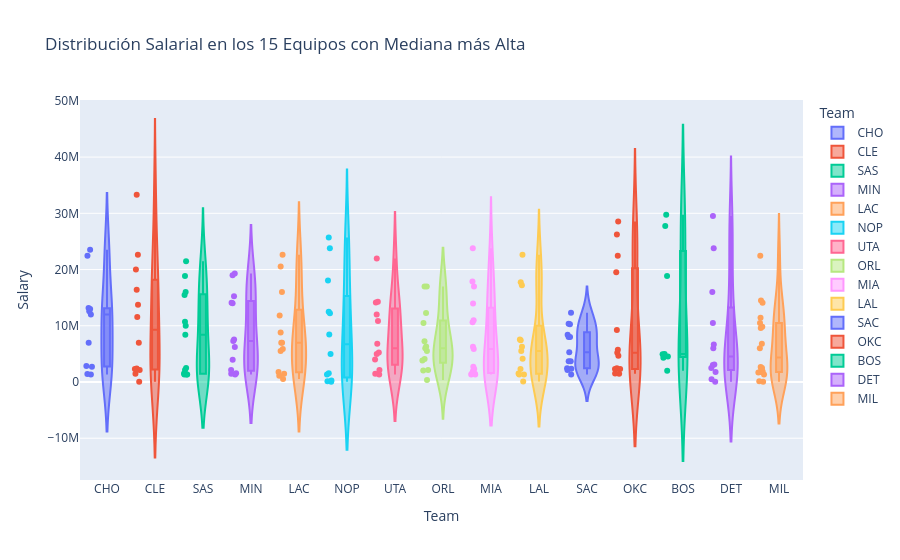

Notebook source saved alongside this figure:
### Code cell
top_teams = df_clean.groupby('Team')['Salary'].median().sort_values(ascending=False).head(15).index
df_top_teams = df_clean[df_clean['Team'].isin(top_teams)]

fig_team = px.violin(df_top_teams, x='Team', y='Salary', color='Team',
                     box=True, # Dibuja el boxplot dentro del violín
                     points="all",
                     hover_data=['Player'],
                     category_orders={'Team': list(top_teams)}, # Ordenar por mediana
                     title='Distribución Salarial en los 15 Equipos con Mediana más Alta')
fig_team.show()

### Figure 1 — Plotly figure (JSON) as saved in the notebook; plotly's stock layout.template omitted (floating-point values rounded to 4 significant figures)
{"data": [{"alignmentgroup": "True", "box": {"visible": true}, "customdata": [["Michael Kidd-Gilchrist"], ["Kemba Walker"], ["Nicolas Batum"], ["Marvin Williams"], ["Frank Kaminsky"], ["Dwight Howard"], ["Willy Hernangomez"], ["Cody Zeller"], ["Jeremy Lamb"], ["Michael Carter-Williams"], ["Treveon Graham"]], "hovertemplate": "Team=%{x}<br>Salary=%{y}<br>Player=%{customdata[0]}<extra></extra>", "legendgroup": "CHO", "marker": {"color": "#636efa"}, "name": "CHO", "offsetgroup": "CHO", "orientation": "v", "points": "all", "scalegroup": "True", "showlegend": true, "type": "violin", "x": ["CHO", "CHO", "CHO", "CHO", "CHO", "CHO", "CHO", "CHO", "CHO", "CHO", "CHO"], "x0": " ", "xaxis": "x", "y": [13000000.0, 12000000.0, 22430000.0, 13170000.0, 2848000.0, 23500000.0, 1436000.0, 12580000.0, 7000000.0, 2700000.0, 1313000.0], "y0": " ", "yaxis": "y"}, {"alignmentgroup": "True", "box": {"visible": true}, "customdata": [["Jordan Clarkson"], ["Tristan Thompson"], ["LeBron James"], ["Jeff Green"], ["Kyle Korver"], ["Larry Nance"], ["Kevin Love"], ["Rodney Hood"], ["George Hill"], ["Jose Calderon"], ["J.R. Smith"], ["Marcus Thornton"]], "hovertemplate": "Team=%{x}<br>Salary=%{y}<br>Player=%{customdata[0]}<extra></extra>", "legendgroup": "CLE", "marker": {"color": "#EF553B"}, "name": "CLE", "offsetgroup": "CLE", "orientation": "v", "points": "all", "scalegroup": "True", "showlegend": true, "type": "violin", "x": ["CLE", "CLE", "CLE", "CLE", "CLE", "CLE", "CLE", "CLE", "CLE", "CLE", "CLE", "CLE"], "x0": " ", "xaxis": "x", "y": [11560000.0, 16400000.0, 33290000.0, 2117000.0, 7000000.0, 1471000.0, 22640000.0, 2387000.0, 20000000.0, 2329000.0, 13760000.0, 46080.0], "y0": " ", "yaxis": "y"}, {"alignmentgroup": "True", "box": {"visible": true}, "customdata": [["Patty Mills"], ["Kawhi Leonard"], ["LaMarcus Aldridge"], ["Kyle Anderson"], ["Joffrey Lauvergne"], ["Manu Ginobili"], ["Danny Green"], ["Davis Bertans"], ["Pau Gasol"], ["Tony Parker"], ["Dejounte Murray"], ["Bryn Forbes"], ["Rudy Gay"]], "hovertemplate": "Team=%{x}<br>Salary=%{y}<br>Player=%{customdata[0]}<extra></extra>", "legendgroup": "SAS", "marker": {"color": "#00cc96"}, "name": "SAS", "offsetgroup": "SAS", "orientation": "v", "points": "all", "scalegroup": "True", "showlegend": true, "type": "violin", "x": ["SAS", "SAS", "SAS", "SAS", "SAS", "SAS", "SAS", "SAS", "SAS", "SAS", "SAS", "SAS", "SAS"], "x0": " ", "xaxis": "x", "y": [10710000.0, 18870000.0, 21460000.0, 2152000.0, 1524000.0, 2500000.0, 10000000.0, 1313000.0, 16000000.0, 15450000.0, 1313000.0, 1313000.0, 8406000.0], "y0": " ", "yaxis": "y"}, {"alignmentgroup": "True", "box": {"visible": true}, "customdata": [["Gorgui Dieng"], ["Andrew Wiggins"], ["Jamal Crawford"], ["Karl-Anthony Towns"], ["Jeff Teague"], ["Taj Gibson"], ["Shabazz Muhammad"], ["Jimmy Butler"], ["Aaron Brooks"], ["Nemanja Bjelica"], ["Cole Aldrich"], ["Tyus Jones"], ["Marcus Georges-Hunt"]], "hovertemplate": "Team=%{x}<br>Salary=%{y}<br>Player=%{customdata[0]}<extra></extra>", "legendgroup": "MIN", "marker": {"color": "#ab63fa"}, "name": "MIN", "offsetgroup": "MIN", "orientation": "v", "points": "all", "scalegroup": "True", "showlegend": true, "type": "violin", "x": ["MIN", "MIN", "MIN", "MIN", "MIN", "MIN", "MIN", "MIN", "MIN", "MIN", "MIN", "MIN", "MIN"], "x0": " ", "xaxis": "x", "y": [14110000.0, 7574000.0, 15270000.0, 6217000.0, 19000000.0, 14000000.0, 1577000.0, 19300000.0, 2117000.0, 3950000.0, 7300000.0, 1471000.0, 1313000.0], "y0": " ", "yaxis": "y"}, {"alignmentgroup": "True", "box": {"visible": true}, "customdata": [["Tobias Harris"], ["DeAndre Jordan"], ["Lou Williams"], ["Sam Dekker"], ["Austin Rivers"], ["Wesley Johnson"], ["Patrick Beverley"], ["Danilo Gallinari"], ["Montrezl Harrell"], ["Avery Bradley"], ["Boban Marjanovic"], ["Paul Pierce"], ["Jordan Farmar"]], "hovertemplate": "Team=%{x}<br>Salary=%{y}<br>Player=%{customdata[0]}<extra></extra>", "legendgroup": "LAC", "marker": {"color": "#FFA15A"}, "name": "LAC", "offsetgroup": "LAC", "orientation": "v", "points": "all", "scalegroup": "True", "showlegend": true, "type": "violin", "x": ["LAC", "LAC", "LAC", "LAC", "LAC", "LAC", "LAC", "LAC", "LAC", "LAC", "LAC", "LAC", "LAC"], "x0": " ", "xaxis": "x", "y": [16000000.0, 22640000.0, 7000000.0, 1795000.0, 11820000.0, 5881000.0, 5514000.0, 20560000.0, 1471000.0, 8809000.0, 7000000.0, 1096000.0, 510900.0], "y0": " ", "yaxis": "y"}, {"alignmentgroup": "True", "box": {"visible": true}, "customdata": [["Solomon Hill"], ["Ian Clark"], ["Anthony Davis"], ["E'Twaun Moore"], ["DeMarcus Cousins"], ["Nikola Mirotic"], ["Jrue Holiday"], ["Alexis Ajinca"], ["Jordan Crawford"], ["Cheick Diallo"], ["Quinn Cook"], ["Axel Toupane"]], "hovertemplate": "Team=%{x}<br>Salary=%{y}<br>Player=%{customdata[0]}<extra></extra>", "legendgroup": "NOP", "marker": {"color": "#19d3f3"}, "name": "NOP", "offsetgroup": "NOP", "orientation": "v", "points": "all", "scalegroup": "True", "showlegend": true, "type": "violin", "x": ["NOP", "NOP", "NOP", "NOP", "NOP", "NOP", "NOP", "NOP", "NOP", "NOP", "NOP", "NOP"], "x0": " ", "xaxis": "x", "y": [12240000.0, 1577000.0, 23780000.0, 8445000.0, 18060000.0, 12500000.0, 25690000.0, 4962000.0, 250000.0, 1313000.0, 125000.0, 25000.0], "y0": " ", "yaxis": "y"}, {"alignmentgroup": "True", "box": {"visible": true}, "customdata": [["Joe Ingles"], ["Rudy Gobert"], ["Jonas Jerebko"], ["Ricky Rubio"], ["Jae Crowder"], ["Dante Exum"], ["Derrick Rose"], ["Thabo Sefolosha"], ["Derrick Favors"], ["Alec Burks"], ["Raul Neto"], ["Joel Bolomboy"]], "hovertemplate": "Team=%{x}<br>Salary=%{y}<br>Player=%{customdata[0]}<extra></extra>", "legendgroup": "UTA", "marker": {"color": "#FF6692"}, "name": "UTA", "offsetgroup": "UTA", "orientation": "v", "points": "all", "scalegroup": "True", "showlegend": true, "type": "violin", "x": ["UTA", "UTA", "UTA", "UTA", "UTA", "UTA", "UTA", "UTA", "UTA", "UTA", "UTA", "UTA"], "x0": " ", "xaxis": "x", "y": [14140000.0, 21970000.0, 4000000.0, 14280000.0, 6796000.0, 4992000.0, 2117000.0, 5250000.0, 12000000.0, 10850000.0, 1471000.0, 1335000.0], "y0": " ", "yaxis": "y"}, {"alignmentgroup": "True", "box": {"visible": true}, "customdata": [["Marreese Speights"], ["Bismack Biyombo"], ["Aaron Gordon"], ["Jonathon Simmons"], ["Terrence Ross"], ["D.J. Augustin"], ["Nikola Vucevic"], ["Evan Fournier"], ["Mario Hezonja"], ["C.J. Watson"], ["Arron Afflalo"], ["Shelvin Mack"], ["Rashad Vaughn"]], "hovertemplate": "Team=%{x}<br>Salary=%{y}<br>Player=%{customdata[0]}<extra></extra>", "legendgroup": "ORL", "marker": {"color": "#B6E880"}, "name": "ORL", "offsetgroup": "ORL", "orientation": "v", "points": "all", "scalegroup": "True", "showlegend": true, "type": "violin", "x": ["ORL", "ORL", "ORL", "ORL", "ORL", "ORL", "ORL", "ORL", "ORL", "ORL", "ORL", "ORL", "ORL"], "x0": " ", "xaxis": "x", "y": [2117000.0, 17000000.0, 5504000.0, 6300000.0, 10500000.0, 7250000.0, 12250000.0, 17000000.0, 4078000.0, 333300.0, 3829000.0, 6000000.0, 2055000.0], "y0": " ", "yaxis": "y"}, {"alignmentgroup": "True", "box": {"visible": true}, "customdata": [["Rodney McGruder"], ["Hassan Whiteside"], ["James Johnson"], ["Kelly Olynyk"], ["Goran Dragic"], ["Tyler Johnson"], ["Luke Babbitt"], ["Wayne Ellington"], ["Dwyane Wade"], ["Josh Richardson"], ["Dion Waiters"], ["Jordan Mickey"], ["A.J. Hammons"], ["Justise Winslow"], ["Udonis Haslem"]], "hovertemplate": "Team=%{x}<br>Salary=%{y}<br>Player=%{customdata[0]}<extra></extra>", "legendgroup": "MIA", "marker": {"color": "#FF97FF"}, "name": "MIA", "offsetgroup": "MIA", "orientation": "v", "points": "all", "scalegroup": "True", "showlegend": true, "type": "violin", "x": ["MIA", "MIA", "MIA", "MIA", "MIA", "MIA", "MIA", "MIA", "MIA", "MIA", "MIA", "MIA", "MIA", "MIA", "MIA"], "x0": " ", "xaxis": "x", "y": [1313000.0, 23780000.0, 13950000.0, 10610000.0, 17000000.0, 5881000.0, 1974000.0, 6270000.0, 17880000.0, 1471000.0, 11000000.0, 1471000.0, 1313000.0, 2705000.0, 2329000.0], "y0": " ", "yaxis": "y"}, {"alignmentgroup": "True", "box": {"visible": true}, "customdata": [["Corey Brewer"], ["Brandon Ingram"], ["Kentavious Caldwell-Pope"], ["Isaiah Thomas"], ["Brook Lopez"], ["Channing Frye"], ["Julius Randle"], ["Luol Deng"], ["Tyler Ennis"], ["Derrick Williams"], ["Ivica Zubac"], ["Andrew Bogut"], ["Stephen Zimmerman"]], "hovertemplate": "Team=%{x}<br>Salary=%{y}<br>Player=%{customdata[0]}<extra></extra>", "legendgroup": "LAL", "marker": {"color": "#FECB52"}, "name": "LAL", "offsetgroup": "LAL", "orientation": "v", "points": "all", "scalegroup": "True", "showlegend": true, "type": "violin", "x": ["LAL", "LAL", "LAL", "LAL", "LAL", "LAL", "LAL", "LAL", "LAL", "LAL", "LAL", "LAL", "LAL"], "x0": " ", "xaxis": "x", "y": [7579000.0, 5519000.0, 17750000.0, 6261000.0, 22640000.0, 7421000.0, 4149000.0, 17190000.0, 1524000.0, 104100.0, 1313000.0, 2329000.0, 1313000.0], "y0": " ", "yaxis": "y"}, {"alignmentgroup": "True", "box": {"visible": true}, "customdata": [["Buddy Hield"], ["Joe Johnson"], ["Iman Shumpert"], ["Willie Cauley-Stein"], ["Matt Barnes"], ["Zach Randolph"], ["Vince Carter"], ["Kosta Koufos"], ["Anthony Tolliver"], ["Garrett Temple"], ["Skal Labissiere"], ["Georgios Papagiannis"], ["Bruno Caboclo"]], "hovertemplate": "Team=%{x}<br>Salary=%{y}<br>Player=%{customdata[0]}<extra></extra>", "legendgroup": "SAC", "marker": {"color": "#636efa"}, "name": "SAC", "offsetgroup": "SAC", "orientation": "v", "points": "all", "scalegroup": "True", "showlegend": true, "type": "violin", "x": ["SAC", "SAC", "SAC", "SAC", "SAC", "SAC", "SAC", "SAC", "SAC", "SAC", "SAC", "SAC", "SAC"], "x0": " ", "xaxis": "x", "y": [3675000.0, 10250000.0, 10340000.0, 3704000.0, 2134000.0, 12310000.0, 8000000.0, 8393000.0, 5290000.0, 8000000.0, 1313000.0, 2376000.0, 2451000.0], "y0": " ", "yaxis": "y"}, {"alignmentgroup": "True", "box": {"visible": true}, "customdata": [["Russell Westbrook"], ["Steven Adams"], ["Jerami Grant"], ["Raymond Felton"], ["Andre Roberson"], ["Paul George"], ["Carmelo Anthony"], ["Alex Abrines"], ["Patrick Patterson"], ["Kyle Singler"], ["Nick Collison"], ["Ronnie Price"], ["Josh Huestis"]], "hovertemplate": "Team=%{x}<br>Salary=%{y}<br>Player=%{customdata[0]}<extra></extra>", "legendgroup": "OKC", "marker": {"color": "#EF553B"}, "name": "OKC", "offsetgroup": "OKC", "orientation": "v", "points": "all", "scalegroup": "True", "showlegend": true, "type": "violin", "x": ["OKC", "OKC", "OKC", "OKC", "OKC", "OKC", "OKC", "OKC", "OKC", "OKC", "OKC", "OKC", "OKC"], "x0": " ", "xaxis": "x", "y": [28530000.0, 22470000.0, 1524000.0, 2329000.0, 9259000.0, 19510000.0, 26240000.0, 5725000.0, 5192000.0, 4666000.0, 2329000.0, 2442000.0, 1471000.0], "y0": " ", "yaxis": "y"}, {"alignmentgroup": "True", "box": {"visible": true}, "customdata": [["Marcus Smart"], ["Marcus Morris"], ["Jaylen Brown"], ["Aron Baynes"], ["Terry Rozier"], ["Gordon Hayward"], ["Kyrie Irving"], ["Al Horford"]], "hovertemplate": "Team=%{x}<br>Salary=%{y}<br>Player=%{customdata[0]}<extra></extra>", "legendgroup": "BOS", "marker": {"color": "#00cc96"}, "name": "BOS", "offsetgroup": "BOS", "orientation": "v", "points": "all", "scalegroup": "True", "showlegend": true, "type": "violin", "x": ["BOS", "BOS", "BOS", "BOS", "BOS", "BOS", "BOS", "BOS"], "x0": " ", "xaxis": "x", "y": [4538000.0, 5000000.0, 4956000.0, 4328000.0, 1989000.0, 29730000.0, 18870000.0, 27730000.0], "y0": " ", "yaxis": "y"}, {"alignmentgroup": "True", "box": {"visible": true}, "customdata": [["Andre Drummond"], ["Ish Smith"], ["Stanley Johnson"], ["Jon Leuer"], ["Langston Galloway"], ["James Ennis"], ["Blake Griffin"], ["Reggie Jackson"], ["Beno Udrih"], ["Reggie Bullock"], ["Henry Ellenson"], ["Michael Gbinije"]], "hovertemplate": "Team=%{x}<br>Salary=%{y}<br>Player=%{customdata[0]}<extra></extra>", "legendgroup": "DET", "marker": {"color": "#ab63fa"}, "name": "DET", "offsetgroup": "DET", "orientation": "v", "points": "all", "scalegroup": "True", "showlegend": true, "type": "violin", "x": ["DET", "DET", "DET", "DET", "DET", "DET", "DET", "DET", "DET", "DET", "DET", "DET"], "x0": " ", "xaxis": "x", "y": [23780000.0, 6000000.0, 3098000.0, 10500000.0, 6667000.0, 3028000.0, 29510000.0, 16000000.0, 25000.0, 2500000.0, 1781000.0, 500000.0], "y0": " ", "yaxis": "y"}, {"alignmentgroup": "True", "box": {"visible": true}, "customdata": [["Brandon Jennings"], ["Tony Snell"], ["Giannis Antetokounmpo"], ["Matthew Dellavedova"], ["Malcolm Brogdon"], ["Jason Terry"], ["Sean Kilpatrick"], ["Mirza Teletovic"], ["Eric Bledsoe"], ["DeAndre Liggins"], ["John Henson"], ["Thon Maker"], ["Spencer Hawes"], ["Tyler Zeller"], ["Jabari Parker"], ["Khris Middleton"], ["Gary Payton"], ["Larry Sanders"]], "hovertemplate": "Team=%{x}<br>Salary=%{y}<br>Player=%{customdata[0]}<extra></extra>", "legendgroup": "MIL", "marker": {"color": "#FFA15A"}, "name": "MIL", "offsetgroup": "MIL", "orientation": "v", "points": "all", "scalegroup": "True", "showlegend": true, "type": "violin", "x": ["MIL", "MIL", "MIL", "MIL", "MIL", "MIL", "MIL", "MIL", "MIL", "MIL", "MIL", "MIL", "MIL", "MIL", "MIL", "MIL", "MIL", "MIL"], "x0": " ", "xaxis": "x", "y": [119000.0, 9821000.0, 22470000.0, 9608000.0, 1313000.0, 2329000.0, 2486000.0, 10500000.0, 14500000.0, 1776000.0, 11420000.0, 2684000.0, 6021000.0, 1710000.0, 6782000.0, 14100000.0, 50000.0, 1866000.0], "y0": " ", "yaxis": "y"}], "layout": {"legend": {"title": {"text": "Team"}, "tracegroupgap": 0}, "title": {"text": "Distribución Salarial en los 15 Equipos con Mediana más Alta"}, "violinmode": "overlay", "xaxis": {"anchor": "y", "categoryarray": ["CHO", "CLE", "SAS", "MIN", "LAC", "NOP", "UTA", "ORL", "MIA", "LAL", "SAC", "OKC", "BOS", "DET", "MIL"], "categoryorder": "array", "domain": [0, 1], "title": {"text": "Team"}}, "yaxis": {"anchor": "x", "domain": [0, 1], "title": {"text": "Salary"}}}}
